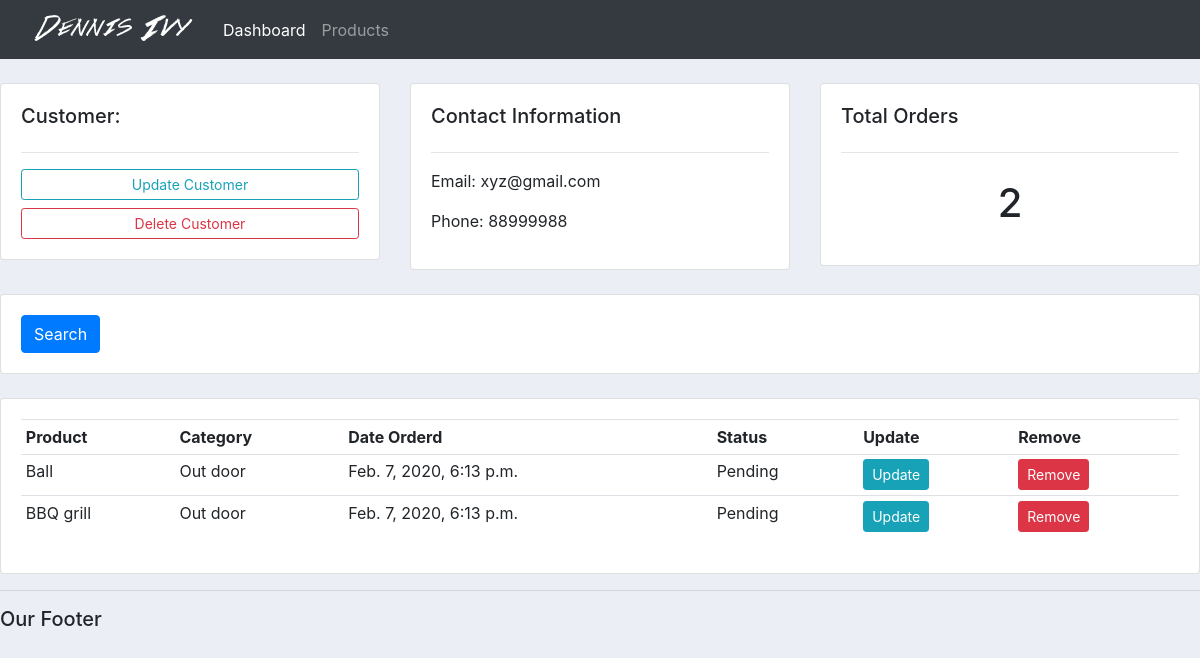
The app's page /customer/2/, older data.
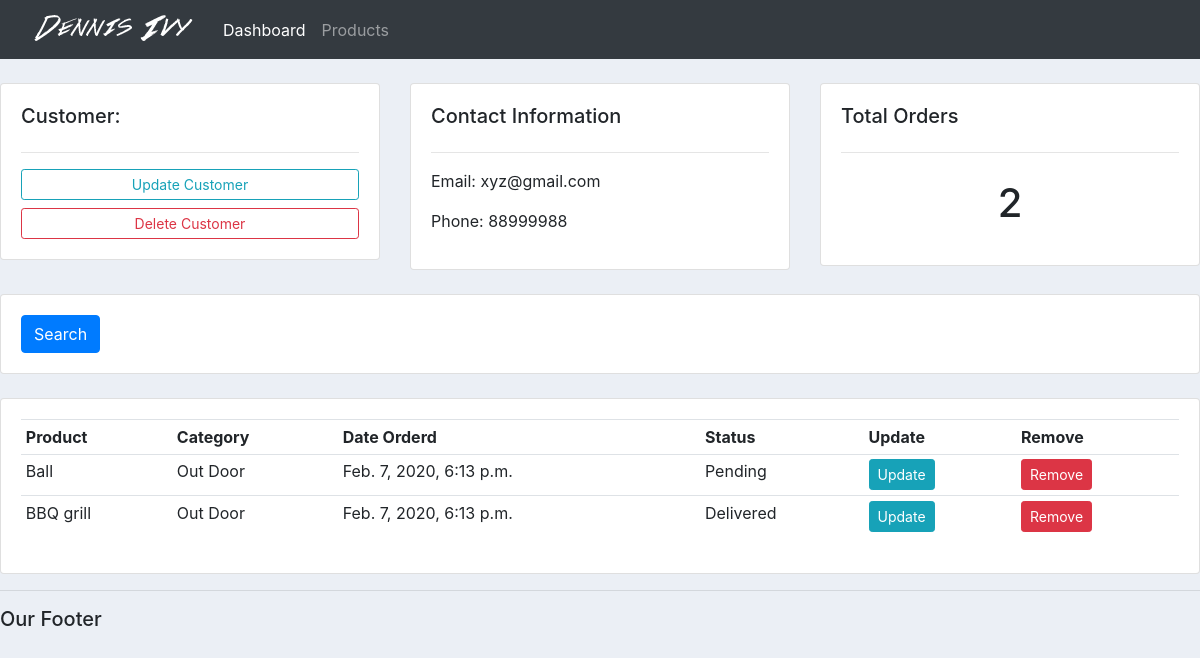
The same page, newer data.
### accounts/models.py (models this page shows)
class Order(models.Model):
    STATUS = (
        ('Pending', 'Pending'),
        ('Out for delivery', 'Out for delivery'),
        ('Delivered', 'Delivered')
    )
    customer = models.ForeignKey(Customer, null=True, on_delete = models.SET_NULL)
    product = models.ForeignKey(Product, null=True, on_delete = models.SET_NULL)
    date_created = models.DateTimeField(auto_now_add=True, null=True)
    status = models.CharField(max_length=200, null=True, choices=STATUS)

class Product(models.Model):
    CATEGORY = (
        ('Indoor', 'Indoor'),
        ('Out Door', 'Out Door'),
    )
    name = models.CharField(max_length=200, null=True)
    price = models.FloatField(null=True)
    category = models.CharField(max_length=200, null=True, choices=CATEGORY)
    description = models.CharField(max_length=200, null=True, blank=True)
    date_created = models.DateTimeField(auto_now_add=True, null=True)
    tags = models.ManyToManyField(Tag)
    def __str__(self):
        return self.name

### accounts/views.py (the view)
# urls.py: path('customer/<str:pk_test>/', views.customer, name="customer"),
def customer(request, pk_test):
    customer = Customer.objects.get(id=pk_test)
    orders = customer.order_set.all()
    order_count = orders.count()
    context = {'customer': customer, 'orders': orders, 'order_count': order_count}
    return render(request, 'accounts/customer.html', context)

### accounts/templates/accounts/customer.html
{%  extends 'accounts/main.html' %}
{% block content %}
<br>
<div class="row">
	<div class="col-md">
		<div class="card card-body">
			<h5>Customer:</h5>
			<hr>
			<a class="btn btn-outline-info  btn-sm btn-block" href="">Update Customer</a>
			<a class="btn btn-outline-danger  btn-sm btn-block" href="">Delete Customer</a>
		</div>
	</div>
	<div class="col-md">
		<div class="card card-body">
			<h5>Contact Information</h5>
			<hr>
			<p>Email: {{ customer.email }} </p>
			<p>Phone: {{ customer.phone }} </p>
		</div>
	</div>
	<div class="col-md">
		<div class="card card-body">
			<h5>Total Orders</h5>
			<hr>
			<h1 style="text-align: center;padding: 10px"> {{ order_count }}</h1>
		</div>
	</div>
</div>
<br>
<div class="row">
	<div class="col">
		<div class="card card-body">
			<form method="get">
		    <button class="btn btn-primary" type="submit">Search</button>
		  </form>
		</div>
	</div>
</div>
<br>
<div class="row">
	<div class="col-md">
		<div class="card card-body">
			<table class="table table-sm">
				<tr>
					<th>Product</th>
					<th>Category</th>
					<th>Date Orderd</th>
					<th>Status</th>
					<th>Update</th>
					<th>Remove</th>
				</tr>
				{% for order in orders %}
				<tr>
					<td>{{ order.product }}</td>
					<td>{{ order.product.category }}</td>
					<td>{{ order.date_created }}</td>
					<td>{{ order.status }}</td>
					<td><a class="btn btn-sm btn-info" href="">Update</a></td>
					<td><a class="btn btn-sm btn-danger" href="">Remove</a></td>
				</tr>
				{% endfor %}
			</table>
		</div>
	</div>
</div>
{% endblock %}

Row changes from the older to the newer data that the page shows:
changed through a linked row, Order "Pending": product.category "Out door" → "Out Door"
changed Order "BBQ grill": product.category "Out door" → "Out Door"; status "Pending" → "Delivered"
